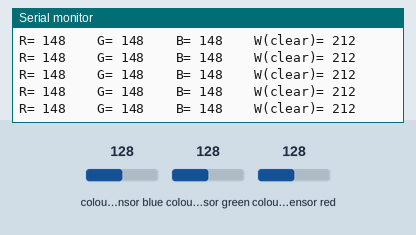
Simulated run of this sketch. Board: Arduino Uno, built with avr-gcc and run on an emulated ATmega328P. Parts: the last lines printed to the serial monitor. The inputs (shaded band) are chosen by the test bench; at power-on: colour sensor blue 128, colour sensor green 128, colour sensor red 128.

Above: at 1.2 s.
1.3 s: colour sensor blue set to 5
At 1.48 s:
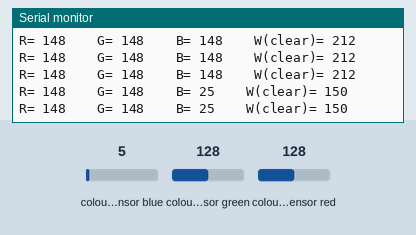
2.8 s: colour sensor green set to 5
At 2.84 s:
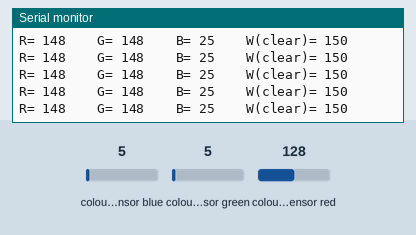
5.8 s: colour sensor red set to 5
At 5.9 s:
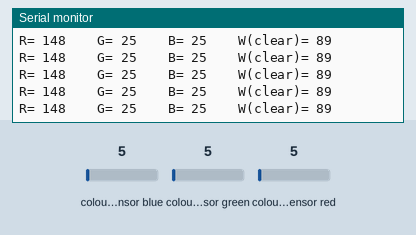
Timing chart, 0 to 8.8 s (numbered marks = the images above; inputs shaded):
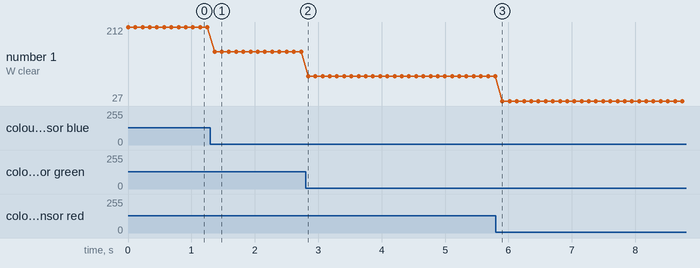

Measured:
- after the input at 1.3 s, the serial monitor: prints a new line after 0.07 s (image 1)
- plotted number 1: 212 → 150 after the input at 1.3 s, 150 → 89 after the input at 2.8 s, 89 → 27 after the input at 5.8 s

The sketch:

ColorSensor_test.ino
```cpp
 //Taken from: https://github.com/Panjkrc/TCS3200_library

#include <tcs3200.h>

int red, green, blue, white;

int scaling = 100; // Can be 0, 2, 20, 100
// If surrounding LEDs are on, lower numbers are better
// Otherwise use higher numbers

// read more at: https://www.mouser.com/catalog/specsheets/TCS3200-E11.pdf

tcs3200 tcs(0, 1, 2, 3, 4); // (S0, S1, S2, S3, output pin)

void setup() {
  Serial.begin(9600);
}

void loop() {

  red = tcs.colorRead('r', scaling);   //reads color value for red
  Serial.print("R= ");
  Serial.print(red);
  Serial.print("    ");

  green = tcs.colorRead('g', scaling);   //reads color value for green
  Serial.print("G= ");
  Serial.print(green);
  Serial.print("    ");

  blue = tcs.colorRead('b', scaling);    //reads color value for blue
  Serial.print("B= ");
  Serial.print(blue);
  Serial.print("    ");

  white = tcs.colorRead('c', scaling);    //reads color value for white(clear)
  Serial.print("W(clear)= ");
  Serial.print(white);
  Serial.print("    ");

  Serial.println();

  delay(100);

}
```
